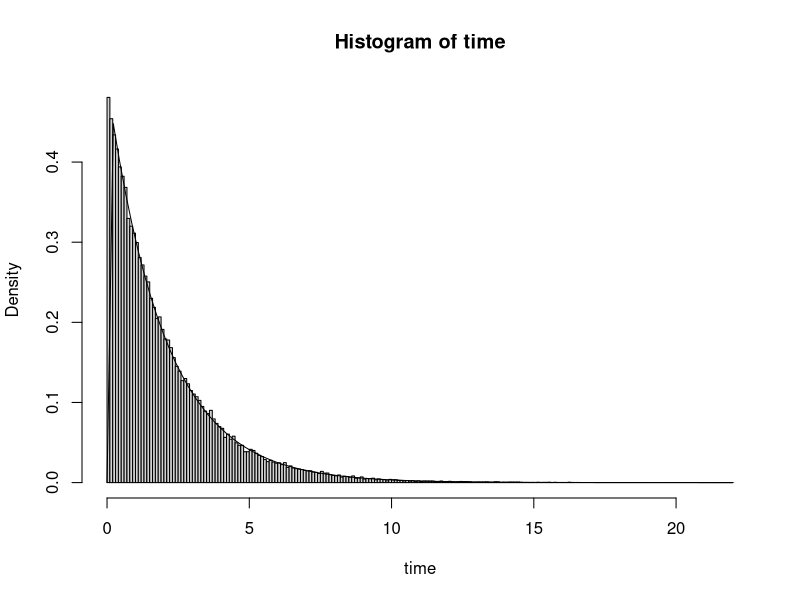

R code for this plot:
## ---- chunk 1
knitr::opts_chunk$set(echo = TRUE)
## ---- chunk 2
inter=rexp(100000, 1)
arr=cumsum(inter)
service = rexp(100000,1.5)

output <- arr[1] + service[1]
for (i in 1:99999){
if (arr[i+1] < output[i]){output <- c(output, output[i] + service[i+1])}
if (arr[i+1] > output[i]){output <- c(output, arr[i+1] + service[i+1])}
output
}
time = output - arr
x = seq(0,max(time)+1, by=0.01)
b = seq(0,max(time)+1, by=0.1)
hist(time, prob=T, breaks=b)
curve(dexp(x,0.5), add=T)
